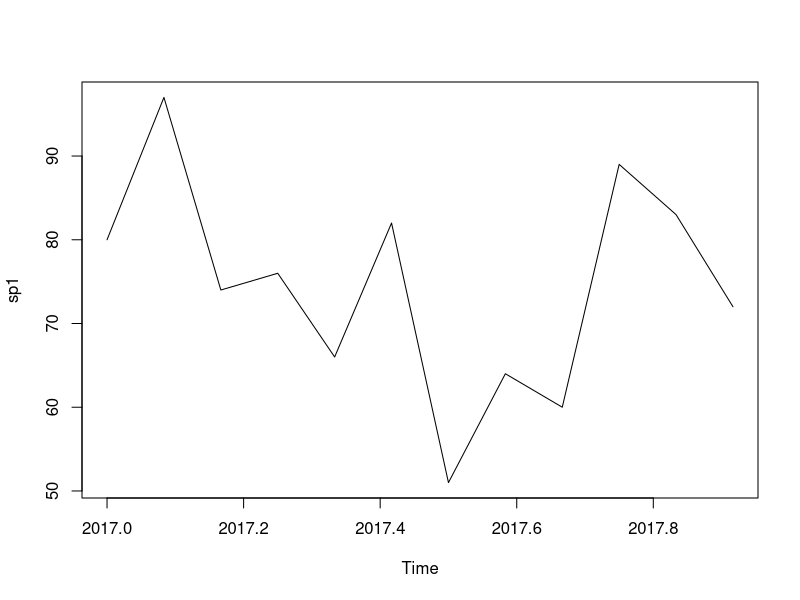

This figure's R source:
# Convert data into TS

stockprice = round(runif(12, min=50, max=100),0)

stockprice

sp1 = ts(stockprice, start=c(2017,1), frequency=12)

plot(sp1)
